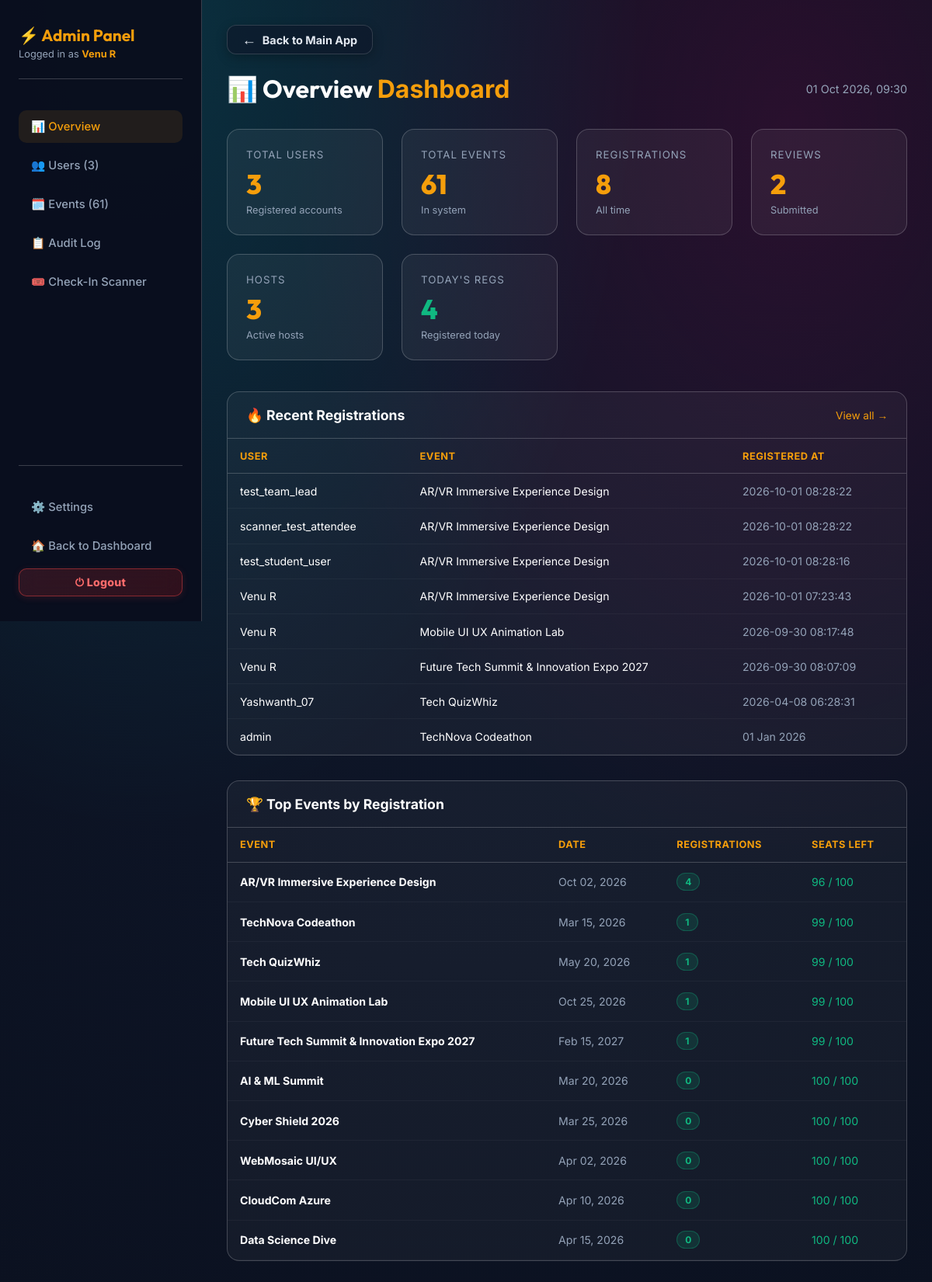
Page /admin (signed in) on the committed database.
### tables this page shows
CREATE TABLE registrations 
                 (id INTEGER PRIMARY KEY AUTOINCREMENT, username TEXT, event_id INTEGER, 
                  full_name TEXT, email TEXT, phone TEXT, college_id TEXT, 
                  timestamp DATETIME DEFAULT CURRENT_TIMESTAMP, payment_method TEXT, upi_id TEXT, checked_in INTEGER DEFAULT 0, checkin_time DATETIME, team_name TEXT DEFAULT '', team_members TEXT DEFAULT '[]', status TEXT DEFAULT 'active', cancelled_at DATETIME, ticket_code TEXT DEFAULT '', cancellation_reason TEXT DEFAULT '', cancellation_feedback TEXT DEFAULT '');

CREATE TABLE events
                 (id INTEGER PRIMARY KEY AUTOINCREMENT, title TEXT, date TEXT, desc TEXT, 
                  price TEXT, color TEXT, image TEXT, purpose TEXT, full_details TEXT, outcome TEXT, seats_total INTEGER DEFAULT 100, seats_filled INTEGER DEFAULT 0, is_draft INTEGER DEFAULT 0, featured INTEGER DEFAULT 0, venue TEXT DEFAULT 'Online', venue_address TEXT DEFAULT 'Tech Park Campus, Innovation Block A, Bangalore - 560103', time TEXT DEFAULT '10:00 AM', end_time TEXT DEFAULT '05:00 PM');

### backend/app.py (the view)
@app.route('/admin')
@admin_required
def admin_dashboard():
    username = session.get('username')
    stats = get_admin_stats()
    conn = get_db(row_factory=True)
    c = conn.cursor()
    c.execute('''SELECT r.username, e.title as event_title, r.timestamp
                 FROM registrations r JOIN events e ON r.event_id=e.id
                 ORDER BY r.timestamp DESC LIMIT 10''')
    recent_regs = [dict(row) for row in c.fetchall()]
    c.execute('''SELECT e.*, COUNT(r.id) as reg_count,
                 (COALESCE(e.seats_total,100) - COUNT(r.id)) as seats_left
                 FROM events e LEFT JOIN registrations r ON e.id=r.event_id
                 GROUP BY e.id ORDER BY reg_count DESC LIMIT 10''')
    top_events = [dict(row) for row in c.fetchall()]
    conn.close()
    log_action(username, 'admin_view', 'dashboard')
    return render_template('admin/dashboard.html', username=username, stats=stats,
                           active='dashboard', recent_regs=recent_regs, top_events=top_events,
                           now=datetime.now().strftime('%d %b %Y, %H:%M'))

### backend/app.py (called while the page is built, shortened)
def get_db(timeout=60.0, row_factory=False):
    conn = getattr(_thread_local, 'conn', None)
    return conn

def is_host():
    if not session.get('loggedin'):
        return False
    if session.get('role') == 'host' or session.get('is_admin'):
        return True

def is_admin():
    if not session.get('loggedin'):
        return False
    if session.get('is_admin'):
        return True

def log_action(username, action, details=''):
    try:
        ip = request.remote_addr or '' if request else ''
        _LOG_QUEUE.put_nowait((username or 'anonymous', action, str(details or ''), ip))
    except Exception:
        pass

@app.context_processor
def inject_user_data():
    current_user = None
    user_is_admin = False
    user_is_host = False
    if session.get('loggedin'):
        username = session.get('username')
        user_is_admin = is_admin()
        user_is_host = is_host()
        photo = session.get('profile_photo')
        user_id = session.get('user_id')
        current_user = {'username': username, 'profile_photo': photo, 'user_id': user_id or 'UID-0001'}
    return dict(current_user=current_user, is_admin=user_is_admin, is_host=user_is_host)

def admin_required(f):
    @wraps(f)
    def decorated(*args, **kwargs):
        if not session.get('loggedin'):
            return redirect(url_for('login'))
        username = session.get('username', '').lower()
        conn = get_db()
        c = conn.cursor()
        c.execute('SELECT is_admin FROM users WHERE LOWER(username)=?', (username,))
        row = c.fetchone()
        conn.close()
        is_admin_user = (row and row[0] == 1) or username in ('admin', 'venu r')
        if not is_admin_user:
            flash('Access denied. Admin only.', 'error')
            return redirect(url_for('dashboard'))
        return f(*args, **kwargs)
    return decorated

@app.after_request
def add_security_headers(response):
    response.headers['X-Content-Type-Options'] = 'nosniff'
    response.headers['X-Frame-Options'] = 'SAMEORIGIN'
    if request.path.startswith('/static/'):
        response.headers['Cache-Control'] = 'no-cache, must-revalidate, max-age=0'
    return response

    def __getattr__(self, name):
        return getattr(self._raw_conn, name)

    def close(self):
        pass

### frontend/templates/admin/dashboard.html
{% extends "admin/base.html" %}
{% block content %}
<div class="admin-header">
    <h1>📊 Overview <span>Dashboard</span></h1>
    <span style="color:var(--text-muted);font-size:0.9rem">{{ now }}</span>
</div>
<div class="stat-grid">
    <div class="stat-card">
        <div class="stat-label">Total Users</div>
        <div class="stat-value">{{ stats.total_users }}</div>
        <div class="stat-sub">Registered accounts</div>
    </div>
    <div class="stat-card">
        <div class="stat-label">Total Events</div>
        <div class="stat-value">{{ stats.total_events }}</div>
        <div class="stat-sub">In system</div>
    </div>
    <div class="stat-card">
        <div class="stat-label">Registrations</div>
        <div class="stat-value">{{ stats.total_regs }}</div>
        <div class="stat-sub">All time</div>
    </div>
    <div class="stat-card">
        <div class="stat-label">Reviews</div>
        <div class="stat-value">{{ stats.total_reviews }}</div>
        <div class="stat-sub">Submitted</div>
    </div>
    <div class="stat-card">
        <div class="stat-label">Hosts</div>
        <div class="stat-value">{{ stats.total_hosts }}</div>
        <div class="stat-sub">Active hosts</div>
    </div>
    <div class="stat-card">
        <div class="stat-label">Today's Regs</div>
        <div class="stat-value" style="color:#10b981">{{ stats.today_regs }}</div>
        <div class="stat-sub">Registered today</div>
    </div>
</div>
<div class="panel-section">
    <div class="panel-section-header">
        <h3>🔥 Recent Registrations</h3>
        <a href="{{ url_for('admin_users') }}" style="font-size:0.85rem;color:var(--admin-accent);text-decoration:none">View all →</a>
    </div>
    <table class="admin-table">
        <thead>
            <tr>
                <th>User</th>
                <th>Event</th>
                <th>Registered At</th>
            </tr>
        </thead>
        <tbody>
            {% for r in recent_regs %}
            <tr>
                <td>{{ r.username }}</td>
                <td>{{ r.event_title }}</td>
                <td style="color:var(--text-muted)">{{ r.timestamp }}</td>
            </tr>
            {% else %}
            <tr><td colspan="3" style="color:var(--text-muted);padding:2rem;text-align:center">No registrations yet</td></tr>
            {% endfor %}
        </tbody>
    </table>
</div>
<div class="panel-section">
    <div class="panel-section-header">
        <h3>🏆 Top Events by Registration</h3>
    </div>
    <table class="admin-table">
        <thead>
            <tr>
                <th>Event</th>
                <th>Date</th>
                <th>Registrations</th>
                <th>Seats Left</th>
            </tr>
        </thead>
        <tbody>
            {% for ev in top_events %}
            <tr>
                <td><strong>{{ ev.title }}</strong></td>
                <td style="color:var(--text-muted)">{{ ev.date }}</td>
                <td><span class="badge badge-active">{{ ev.reg_count }}</span></td>
                <td style="color:{% if ev.seats_left < 10 %}#ef4444{% else %}#10b981{% endif %}">
                    {{ ev.seats_left }} / {{ ev.seats_total }}
                </td>
            </tr>
            {% else %}
            <tr><td colspan="4" style="color:var(--text-muted);padding:2rem;text-align:center">No events</td></tr>
            {% endfor %}
        </tbody>
    </table>
</div>
{% endblock %}

### frontend/templates/admin/base.html (style rules this page uses)
:root { --admin-accent: #f59e0b; }
.admin-header { display: flex; justify-content: space-between; align-items: center; margin-bottom: 2rem; }
.admin-header h1 { font-family: var(--font-heading); font-size: 2rem; color: var(--text-main); }
.admin-header span { color: var(--admin-accent); }
.stat-grid { display: grid; grid-template-columns: repeat(auto-fit, minmax(180px, 1fr)); gap: 1.5rem; margin-bottom: 2.5rem; }
.stat-card { background: rgba(255,255,255,0.05); border: 1px solid var(--glass-border); border-radius: 16px; padding: 1.5rem; transition: all 0.3s; }
.stat-card .stat-label { color: var(--text-muted); font-size: 0.83rem; text-transform: uppercase; letter-spacing: 1px; margin-bottom: 0.5rem; }
.stat-card .stat-value { font-size: 2.2rem; font-weight: 800; font-family: var(--font-heading); color: var(--admin-accent); }
.stat-card .stat-sub { color: var(--text-muted); font-size: 0.8rem; margin-top: 4px; }
.panel-section { background: rgba(255,255,255,0.04); border: 1px solid var(--glass-border); border-radius: 16px; margin-bottom: 2rem; overflow: hidden; }
.panel-section-header { padding: 1.2rem 1.5rem; border-bottom: 1px solid var(--glass-border); display: flex; justify-content: space-between; align-items: center; }
.panel-section-header h3 { color: var(--text-main); font-size: 1.1rem; font-weight: 700; }
.admin-table { width: 100%; border-collapse: collapse; font-size: 0.88rem; }
.admin-table th { padding: 0.9rem 1rem; text-align: left; color: var(--admin-accent); font-weight: 700; font-size: 0.8rem; text-transform: uppercase; letter-spacing: 0.5px; border-bottom: 1px solid var(--glass-border); }
.admin-table td { padding: 0.85rem 1rem; border-bottom: 1px solid rgba(255,255,255,0.04); color: var(--text-main); vertical-align: middle; }
.badge { padding: 3px 10px; border-radius: 50px; font-size: 0.75rem; font-weight: 700; display: inline-block; }
.badge-active { background: rgba(16,185,129,0.15); color: #10b981; border: 1px solid rgba(16,185,129,0.3); }

### rows in the picture
registrations: username "test_team_lead", event_title "AR/VR Immersive Experience Design", timestamp "2026-10-01 08:28:22"
registrations: username "scanner_test_attendee", event_title "AR/VR Immersive Experience Design", timestamp "2026-10-01 08:28:22"
registrations: username "test_student_user", event_title "AR/VR Immersive Experience Design", timestamp "2026-10-01 08:28:16"
registrations: username "Venu R", event_title "AR/VR Immersive Experience Design", timestamp "2026-10-01 07:23:43"
registrations: username "Venu R", event_title "Mobile UI UX Animation Lab", timestamp "2026-09-30 08:17:48"
registrations: username "Venu R", event_title "Future Tech Summit & Innovation Expo 2027", timestamp "2026-09-30 08:07:09"
registrations: username "Yashwanth_07", event_title "Tech QuizWhiz", timestamp "2026-04-08 06:28:31"
registrations: username "admin", event_title "TechNova Codeathon", timestamp "01 Jan 2026"
events: title "AR/VR Immersive Experience Design", date "Oct 02, 2026", reg_count "4", seats_left "96", seats_total "100"
events: title "TechNova Codeathon", date "Mar 15, 2026", reg_count "1", seats_left "99", seats_total "100"
events: title "Tech QuizWhiz", date "May 20, 2026", reg_count "1", seats_left "99", seats_total "100"
events: title "Mobile UI UX Animation Lab", date "Oct 25, 2026", reg_count "1", seats_left "99", seats_total "100"
events: title "Future Tech Summit & Innovation Expo 2027", date "Feb 15, 2027", reg_count "1", seats_left "99", seats_total "100"
events: title "AI & ML Summit", date "Mar 20, 2026", reg_count "0", seats_left "100", seats_total "100"
events: title "Cyber Shield 2026", date "Mar 25, 2026", reg_count "0", seats_left "100", seats_total "100"
events: title "WebMosaic UI/UX", date "Apr 02, 2026", reg_count "0", seats_left "100", seats_total "100"
events: title "CloudCom Azure", date "Apr 10, 2026", reg_count "0", seats_left "100", seats_total "100"
events: title "Data Science Dive", date "Apr 15, 2026", reg_count "0", seats_left "100", seats_total "100"

### other values in the picture
{{ username }} "Venu R"
{{ stats.total_users }} "3"
{{ stats.total_events }} "61"
{{ stats.total_regs }} "8"
{{ stats.total_reviews }} "2"
{{ stats.total_hosts }} "3"
{{ stats.today_regs }} "4"
